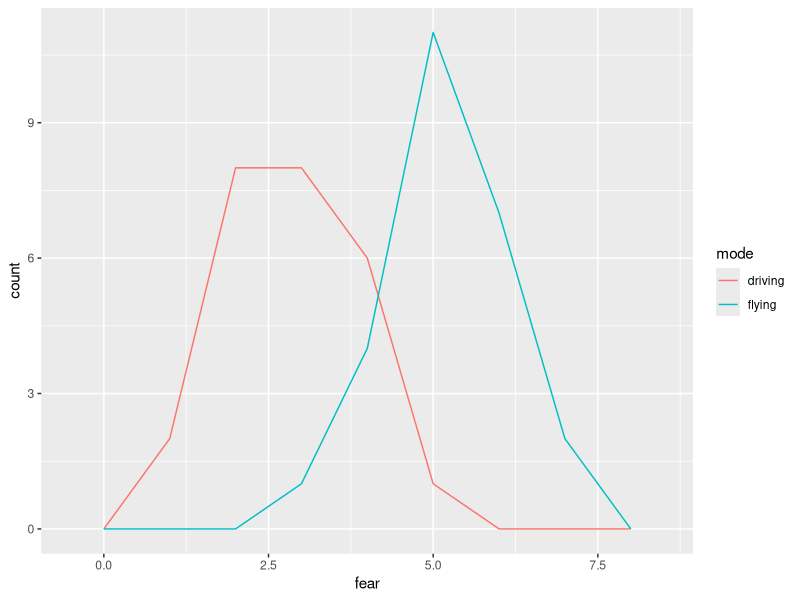
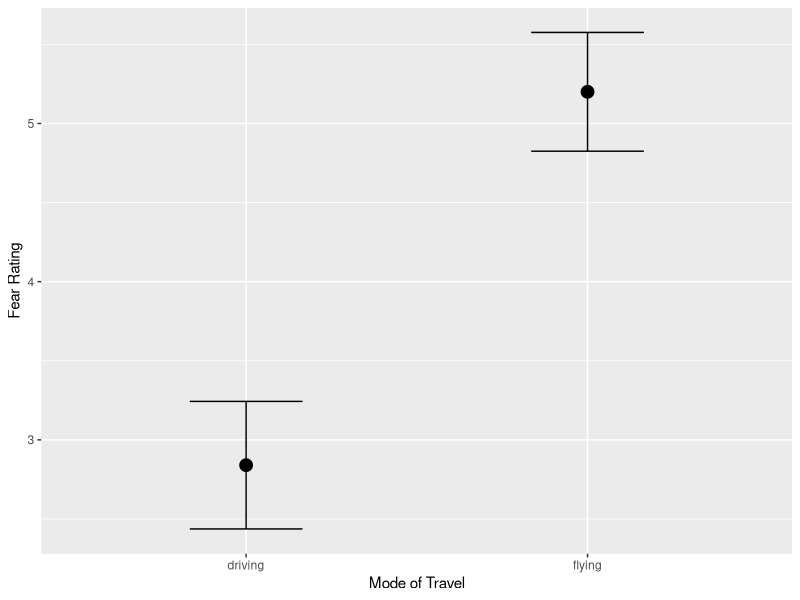
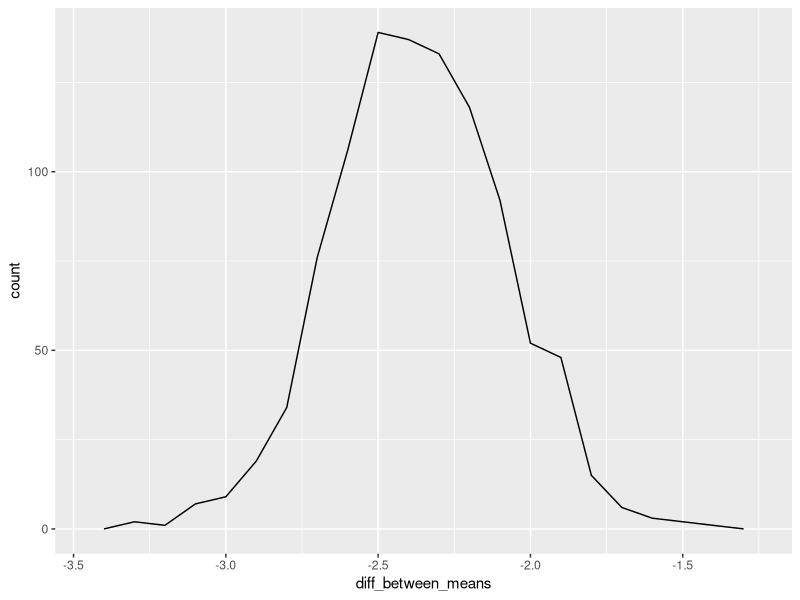

The R script that drew these images, in order:
## ---- chunk 1
library(tidyverse)
fvd <- read_csv('FlyingVsDrivingFearData.csv')
## ---- chunk 2
ggplot(fvd, aes(x = fear, color = mode)) + geom_freqpoly(binwidth = 1)
## ---- chunk 3
fearSum <- fvd %>% 
  group_by(mode) %>% 
  summarize(
    cts = n(),
    mns = mean(fear),
    sds = sd(fear),
  ) %>% 
  mutate(ses = sds/sqrt(cts)) %>% 
  mutate(cis = 1.96*ses)
  
knitr::kable(fearSum)
## ---- chunk 4
ggplot(fearSum, aes(x = mode, y = mns)) +
  geom_point(size = 4) +
  geom_errorbar(aes(ymin = mns - cis, ymax = mns + cis), width = 0.33) +
  ylab("Fear Rating") +
  xlab("Mode of Travel")
## ---- chunk 5
driving_sim_data <- replicate(1000, rnorm(25, mean = 2.84, sd = 1.028))
## ---- chunk 6
# take the mean of all the samples (i.e. mean of each column)
driving_means <- colMeans(driving_sim_data)
## ---- chunk 7
flying_sim_data <- replicate(1000, rnorm(25, mean = 5.20, sd = 0.957))
## ---- chunk 8
# take the mean of all the samples (i.e. mean of each column)
flying_means <- colMeans(flying_sim_data)
## ---- chunk 9
diff_between_means <- driving_means - flying_means
## ---- chunk 10
meanDiffsTibble <- tibble(diff_between_means)
## ---- chunk 11
meanDiffsPlot <- meanDiffsTibble %>% 
  ggplot(aes(x = diff_between_means)) + 
  geom_freqpoly(binwidth = 0.1)

show(meanDiffsPlot)
## ---- chunk 12
t.test(data = fvd, fear ~ mode)
